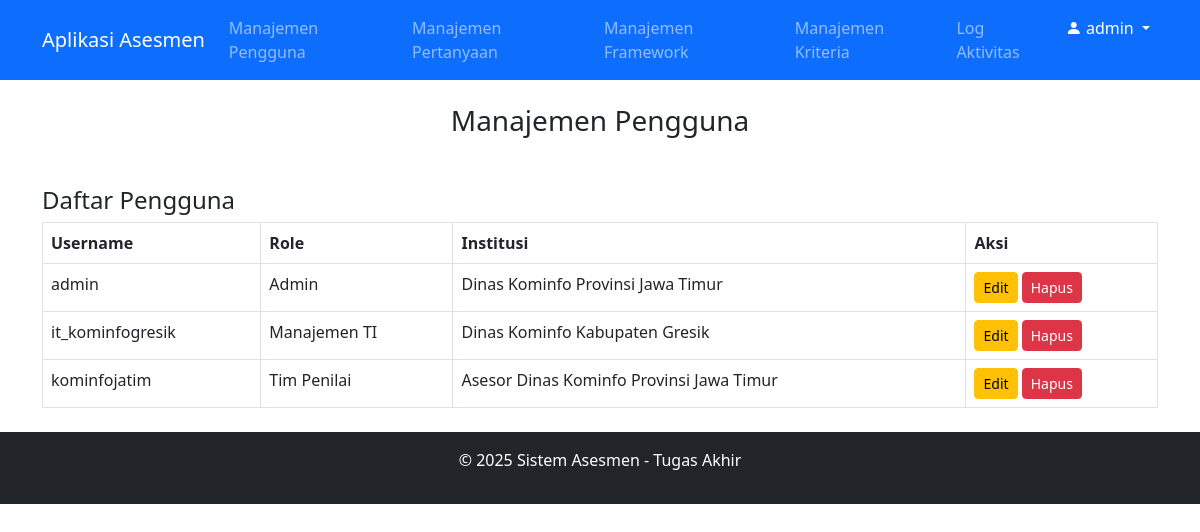
Screenshot of /views/admin/manage_users.php (signed in) with the database file from the repository.
### tables this page shows
CREATE TABLE `users` (
  `id` int(11) NOT NULL,
  `username` varchar(50) NOT NULL,
  `password` varchar(255) NOT NULL,
  `role` enum('Manajemen TI','Admin','Tim Penilai','IT Auditor') NOT NULL,
  `institusi` varchar(255) DEFAULT NULL,
  `created_at` timestamp NOT NULL DEFAULT CURRENT_TIMESTAMP
);

### views/admin/manage_users.php (the view, shortened to what this page needs)
<?php
include '../../includes/db.php';
include '../../includes/header.php';
$query = "SELECT * FROM users";
$result = $conn->query($query);
?>
<h3 class="text-center">Manajemen Pengguna</h3>
<h4 class="mt-5">Daftar Pengguna</h4>
<table class="table table-bordered">
    <thead>
        <tr>
            <th>Username</th>
            <th>Role</th>
            <th>Institusi</th>
            <th>Aksi</th>
        </tr>
    </thead>
    <tbody>
        <?php while ($row = $result->fetch_assoc()): ?>
            <tr>
                <td><?php echo htmlspecialchars($row['username']); ?></td>
                <td><?php echo htmlspecialchars($row['role']); ?></td>
                <td><?php echo htmlspecialchars($row['institusi']); ?></td>
                <td>
                    <a href="?edit_username=<?php echo $row['username']; ?>" class="btn btn-warning btn-sm">Edit</a>
                    <a href="?delete_username=<?php echo $row['username']; ?>" class="btn btn-danger btn-sm" onclick="return confirm('Yakin ingin menghapus pengguna ini?')">Hapus</a>
                </td>
            </tr>
        <?php endwhile; ?>
    </tbody>
</table>
<?php include '../../includes/footer.php'; ?>

### rows the page displays
users: username "admin", role "Admin", institusi "Dinas Kominfo Provinsi Jawa Timur"
users: username "it_kominfogresik", role "Manajemen TI", institusi "Dinas Kominfo Kabupaten Gresik"
users: username "kominfojatim", role "Tim Penilai", institusi "Asesor Dinas Kominfo Provinsi Jawa Timur"

### other values shown
$_SESSION['user'] "admin"
